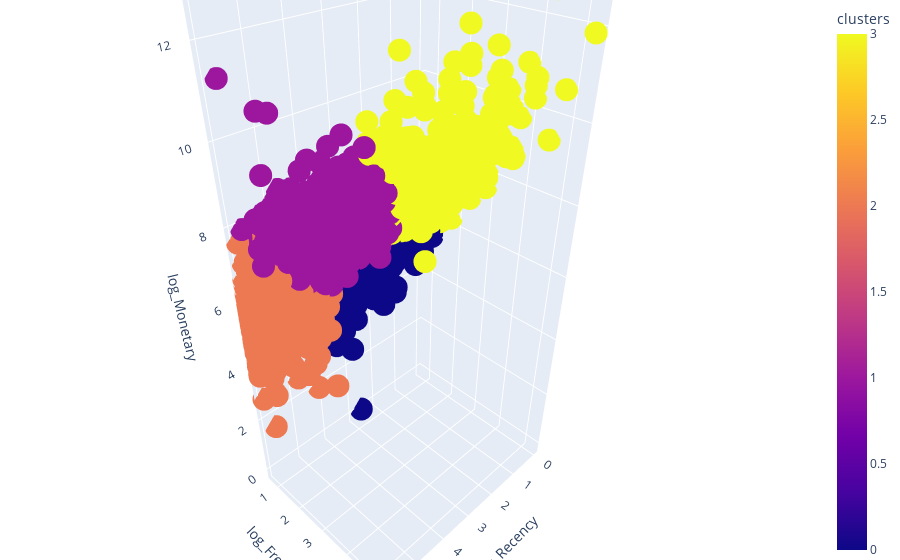

Write notebook code for a chart like this one.
### Markdown cell above
### Visualisation of customr segmentation

### Code cell
import plotly.express as px
# visualize customer segments with a 3D plot
fig = px.scatter_3d(rfm,
                    x="log_Recency",
                    y="log_Frequency",
                    z="log_Monetary",
                    color='clusters',
                    hover_data=["Recency",
                                "Frequency",
                                "Monetary"],
                    category_orders = {"clusters": 
                                       ["0", "1", "2", "3"]}
                    )

fig.update_layout(margin=dict(l=0, r=0, b=0, t=0))
fig.show()

### Figure 1 — Plotly figure (JSON) as saved in the notebook; plotly's stock layout.template omitted (floating-point values rounded to 4 significant figures; data arrays with more than 128 entries replaced by an {"elided": "..."} marker saying what was removed)
{"data": [{"customdata": {"elided": "4304x3 float values"}, "hovertemplate": "log_Recency=%{x}<br>log_Frequency=%{y}<br>log_Monetary=%{z}<br>Recency=%{customdata[0]}<br>Frequency=%{customdata[1]}<br>Monetary=%{customdata[2]}<br>clusters=%{marker.color}<extra></extra>", "legendgroup": "", "marker": {"color": {"elided": "4304 int values"}, "coloraxis": "coloraxis", "symbol": "circle"}, "mode": "markers", "name": "", "scene": "scene", "showlegend": false, "type": "scatter3d", "x": {"elided": "4304 float values"}, "y": {"elided": "4304 float values"}, "z": {"elided": "4304 float values"}}], "layout": {"coloraxis": {"colorbar": {"title": {"text": "clusters"}}, "colorscale": [[0, "#0d0887"], [0.1111, "#46039f"], [0.2222, "#7201a8"], [0.3333, "#9c179e"], [0.4444, "#bd3786"], [0.5556, "#d8576b"], [0.6667, "#ed7953"], [0.7778, "#fb9f3a"], [0.8889, "#fdca26"], [1, "#f0f921"]]}, "legend": {"tracegroupgap": 0}, "margin": {"b": 0, "l": 0, "r": 0, "t": 0}, "scene": {"domain": {"x": [0, 1], "y": [0, 1]}, "xaxis": {"title": {"text": "log_Recency"}}, "yaxis": {"title": {"text": "log_Frequency"}}, "zaxis": {"title": {"text": "log_Monetary"}}}}}
